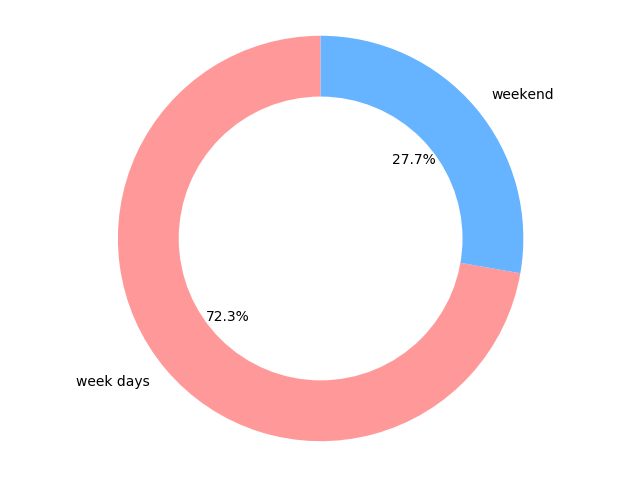

Here is the Python script that generated this plot:
import matplotlib.pyplot as plt
import numpy as np
label=['week days', 'weekend']
tweet_count=[148657, 57078]

colors = ['#ff9999', '#66b3ff']

fig1, ax1 = plt.subplots()
ax1.pie(tweet_count, colors=colors, labels=label, autopct='%1.1f%%', startangle=90)
# draw circle
centre_circle = plt.Circle((0, 0), 0.70, fc='white')
fig = plt.gcf()
fig.gca().add_artist(centre_circle)
# Equal aspect ratio ensures that pie is drawn as a circle
ax1.axis('equal')
plt.tight_layout()
plt.show()
